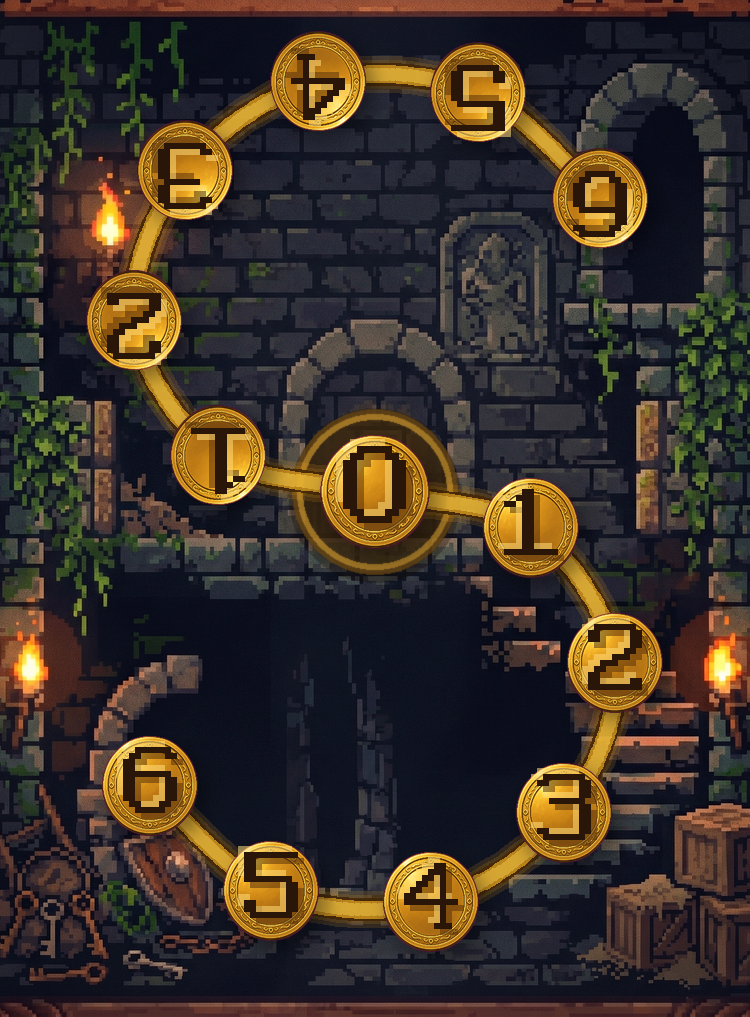
#> input picture dos des cartes et echelle de l'or/02_donjon_enroule.png, 750 x 1017 px
$ python -i generer_echelle_ample.py   (imports and definitions only)
#> lines starting #> are read from the running program, lines starting #| are printed output that depends on the picture; after the words box and inside, x2 and y2 are one past the last pixel; in counts of white or black regions, pixels touching at a corner belong together
#> further down, picture is the input picture: PIL image 750x1017 RGBA; mean R, G, B, A 60.8, 50.1, 40.5, 255
#!/usr/bin/env python3
"""Serpentin plus grand, pièces espacées, fond donjon propre (sans double pièce)."""
from __future__ import annotations

import importlib.util
from pathlib import Path

from PIL import Image, ImageDraw, ImageFilter

ROOT = Path(__file__).resolve().parents[1]
BEST = ROOT / "Best"
ALT = BEST / "alternative"
CARD_W, CARD_H = 750, 1050
RADIUS = 28

spec = importlib.util.spec_from_file_location(
    "geo", Path(__file__).with_name("generer_echelle_or.py")
)
geo = importlib.util.module_from_spec(spec)
# [1 line not run here, left out]


def round_card(im: Image.Image, radius: int = RADIUS) -> Image.Image:
#> called with radius = 28
    card = im.convert("RGBA")
    mask = Image.new("L", (CARD_W, CARD_H), 0)
#> mask: PIL image 750x1050 L; every value is 0
    ImageDraw.Draw(mask).rounded_rectangle(
        (0, 0, CARD_W - 1, CARD_H - 1), radius=radius, fill=255
    )
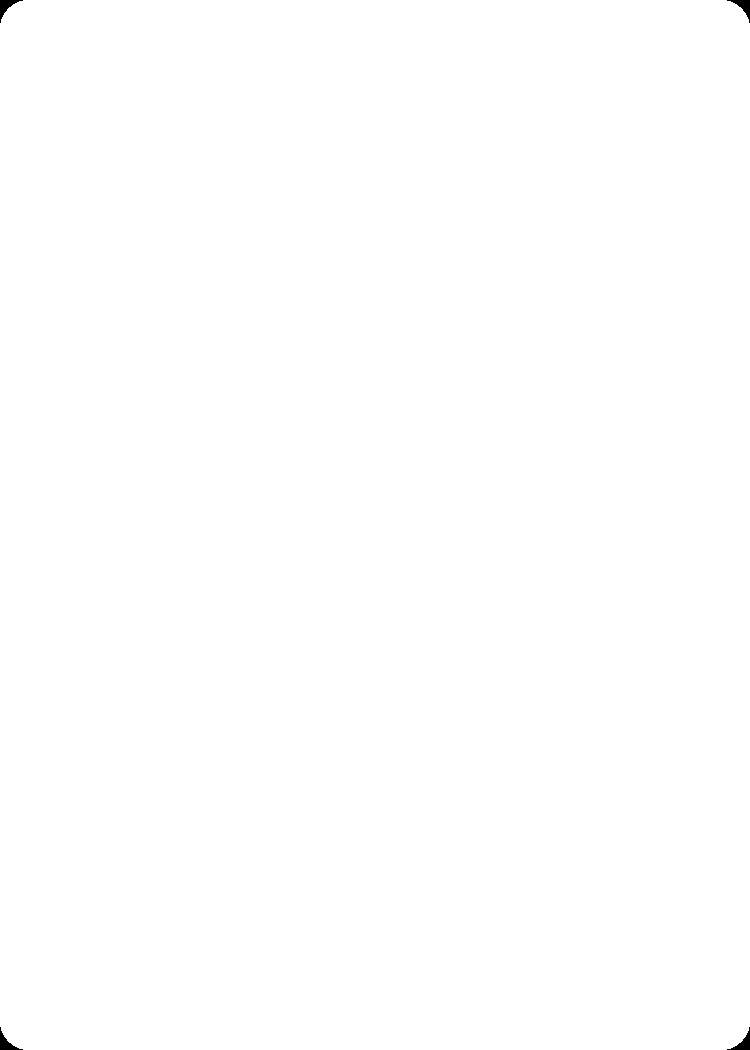
#> mask: PIL image 750x1050 L; 99.9% white; 4 black regions, box (x1, y1, x2, y2) and area: (0, 0, 23, 23) 174, (727, 0, 750, 23) 174, (0, 1027, 23, 1050) 174, (727, 1027, 750, 1050) 174
    mask = mask.filter(ImageFilter.GaussianBlur(0.35))
    out = Image.new("RGBA", (CARD_W, CARD_H), (0, 0, 0, 255))
    out.paste(card, (0, 0))
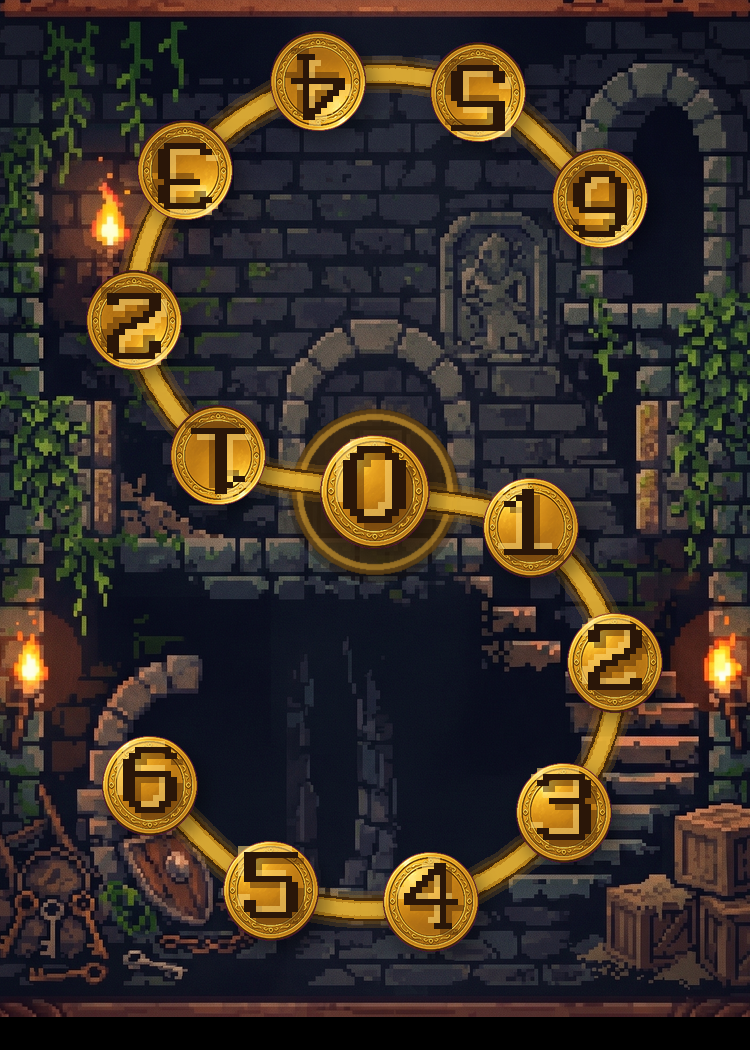
#> out: PIL image 750x1050 RGBA; mean R, G, B, A 58.9, 48.5, 39.2, 255
    out.putalpha(mask)
    bg = Image.new("RGBA", (CARD_W, CARD_H), (0, 0, 0, 255))
    return Image.alpha_composite(bg, out).convert("RGB")


# [6 lines left out: function inner_dungeon, not called in this run]


# Formes du côté A (0 → 6). S plus ample, 180°-symétrique.
SHAPES = {
    # Boucles plus grandes, même esprit que la 02 originale.
    "ample_rond": [
        (0.50, 0.50),
        (0.76, 0.545),
        (0.88, 0.70),
        (0.76, 0.87),
        (0.50, 0.93),
        (0.24, 0.87),
        (0.14, 0.72),
    ],
    # Encore plus ouvert en hauteur (serpentin plus long).
    "ample_haut": [
        (0.50, 0.50),
        (0.74, 0.56),
        (0.84, 0.72),
        (0.74, 0.88),
        (0.50, 0.91),
        (0.26, 0.88),
        (0.16, 0.74),
    ],
    # Plus large, boucles ovales.
    "ample_ovale": [
        (0.50, 0.50),
        (0.76, 0.53),
        (0.86, 0.68),
        (0.78, 0.85),
        (0.52, 0.91),
        (0.24, 0.86),
        (0.15, 0.70),
    ],
    # S plus étiré, moins circulaire.
    "ample_ouvert": [
        (0.50, 0.50),
        (0.72, 0.57),
        (0.86, 0.74),
        (0.70, 0.90),
        (0.46, 0.935),
        (0.22, 0.86),
        (0.12, 0.68),
    ],
}

JOBS = [
    (
        "02_donjon_enroule.png",
        BEST,
        "ample_rond",
        "Donjon — grand serpentin rond, pièces espacées",
        dict(ribbon="gold", desired=118, path_width=20, vignette=0.16, warmth=1.02, gap=26),
    ),
    (
        "02a_serpentin_haut.png",
        ALT,
        "ample_haut",
        "Variante A — serpentin plus haut",
        dict(ribbon="gold", desired=110, path_width=20, vignette=0.14, warmth=1.02, gap=30),
    ),
    (
        "02b_serpentin_ovale.png",
        ALT,
        "ample_ovale",
        "Variante B — boucles ovales plus larges",
        dict(ribbon="glow", desired=110, path_width=20, vignette=0.16, warmth=1.03, gap=28),
    ),
    (
        "02c_serpentin_ouvert.png",
        ALT,
        "ample_ouvert",
        "Variante C — S plus étiré",
        dict(ribbon="gold", desired=110, path_width=18, vignette=0.14, warmth=1.01, gap=30),
    ),
]


# [45 lines left out: functions report, main, not called in this run]


# [2 lines not run here, left out]

>>> from PIL import Image
>>> picture = Image.open("../../../../dos des cartes et echelle de l'or/02_donjon_enroule.png")
>>> result = round_card(picture)
